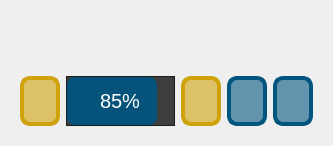
               <widget class="QWidget" name="CheckList_page">
                <property name="sizePolicy">
                 <sizepolicy hsizetype="Minimum" vsizetype="Preferred">
                  <horstretch>0</horstretch>
                  <verstretch>0</verstretch>
                 </sizepolicy>
                </property>
                <property name="maximumSize">
                 <size>
                  <width>16777215</width>
                  <height>16777215</height>
                 </size>
                </property>
                <layout class="QVBoxLayout" name="verticalLayout_9">
                 <item>
                  <layout class="QVBoxLayout" name="verticalLayout_7">
                   <item>
                    <widget class="QStackedWidget" name="MenuModel_CK">
                     <property name="sizePolicy">
                      <sizepolicy hsizetype="Minimum" vsizetype="Preferred">
                       <horstretch>0</horstretch>
                       <verstretch>0</verstretch>
                      </sizepolicy>
                     </property>
                     <property name="minimumSize">
                      <size>
                       <width>0</width>
                       <height>0</height>
                      </size>
                     </property>
                     <property name="maximumSize">
                      <size>
                       <width>1350</width>
                       <height>16777215</height>
                      </size>
                     </property>
                     <property name="styleSheet">
                      <string notr="true"/>
                     </property>
                     <property name="currentIndex">
                      <number>0</number>
                     </property>
                     <widget class="QWidget" name="page">
                      <property name="sizePolicy">
                       <sizepolicy hsizetype="Minimum" vsizetype="Preferred">
                        <horstretch>0</horstretch>
                        <verstretch>0</verstretch>
                       </sizepolicy>
                      </property>
                      <property name="minimumSize">
                       <size>
                        <width>0</width>
                        <height>50</height>
                       </size>
                      </property>
                      <property name="maximumSize">
                       <size>
                        <width>1100</width>
                        <height>550</height>
                       </size>
                      </property>
                      <layout class="QVBoxLayout" name="verticalLayout_16"/>
                     </widget>
                    </widget>
                   </item>
                  </layout>
                 </item>
                 <item>
                  <widget class="QFrame" name="ControlSlider">
                   <property name="sizePolicy">
                    <sizepolicy hsizetype="Minimum" vsizetype="Preferred">
                     <horstretch>0</horstretch>
                     <verstretch>0</verstretch>
                    </sizepolicy>
                   </property>
                   <property name="minimumSize">
                    <size>
                     <width>0</width>
                     <height>0</height>
                    </size>
                   </property>
                   <property name="maximumSize">
                    <size>
                     <width>1350</width>
                     <height>100</height>
                    </size>
                   </property>
                   <layout class="QHBoxLayout" name="ControlSli">
                    <item>
                     <widget class="QPushButton" name="btn_backSlide">
                      <property name="sizePolicy">
                       <sizepolicy hsizetype="Preferred" vsizetype="Preferred">
                        <horstretch>0</horstretch>
                        <verstretch>0</verstretch>
                       </sizepolicy>
                      </property>
                      <property name="minimumSize">
                       <size>
                        <width>0</width>
                        <height>0</height>
                       </size>
                      </property>
                      <property name="maximumSize">
                       <size>
                        <width>150</width>
                        <height>16777215</height>
                       </size>
                      </property>
                      <property name="styleSheet">
                       <string notr="true">QPushButton{background-color: rgba(207, 162, 9,150);
font:36pt &quot;Segoe UI&quot;;
border-radius: 10px;
border: 4px solid black;
border-color: rgb(207, 162, 9);}

QPushButton:pressed {
	background-color: rgb(255, 233, 51 );
}</string>
                      </property>
                      <property name="text">
                       <string/>
                      </property>
                      <property name="icon">
                       <iconset resource="../resources.qrc">
                        <normaloff>:/images/images/images/2x/arrow-left-circle.svg</normaloff>:/images/images/images/2x/arrow-left-circle.svg</iconset>
                      </property>
                      <property name="iconSize">
                       <size>
                        <width>80</width>
                        <height>80</height>
                       </size>
                      </property>
                      <property name="autoRepeat">
                       <bool>false</bool>
                      </property>
                      <property name="autoRepeatDelay">
                       <number>1000</number>
                      </property>
                      <property name="autoRepeatInterval">
                       <number>1000</number>
                      </property>
                     </widget>
                    </item>
                    <item>
                     <widget class="QProgressBar" name="progressBar">
                      <property name="sizePolicy">
                       <sizepolicy hsizetype="Preferred" vsizetype="Preferred">
                        <horstretch>0</horstretch>
                        <verstretch>0</verstretch>
                       </sizepolicy>
                      </property>
                      <property name="minimumSize">
                       <size>
                        <width>0</width>
                        <height>50</height>
                       </size>
                      </property>
                      <property name="maximumSize">
                       <size>
                        <width>16777215</width>
                        <height>50</height>
                       </size>
                      </property>
                      <property name="autoFillBackground">
                       <bool>false</bool>
                      </property>
                      <property name="styleSheet">
                       <string notr="true"> QProgressBar {
                color: #ffffff;
                background-color: #3e3e3e; /* Cambia al color de fondo que desees */
                border: 1px solid #1c1c1c; /* Borde del ProgressBar */
				 font-size: 20px; /* Cambia el tamaño de la letra */
				 text-align: center; /* Centrar el texto */
            }

            QProgressBar::chunk {
                background-color:rgba(0, 85, 127, 235); /*#ffc400; /* Cambia al color de la barra de progreso */
                border-radius: 8px; /* Bordes redondeados de la barra de progreso */
                text-align: center; /* Centrar el texto */
            }

</string>
                      </property>
                      <property name="inputMethodHints">
                       <set>Qt::InputMethodHint::ImhNone</set>
                      </property>
                      <property name="value">
                       <number>85</number>
                      </property>
                      <property name="alignment">
                       <set>Qt::AlignmentFlag::AlignCenter</set>
                      </property>
                      <property name="invertedAppearance">
                       <bool>false</bool>
                      </property>
                      <property name="format">
                       <string>%p%</string>
                      </property>
                     </widget>
                    </item>
                    <item>
                     <widget class="QPushButton" name="btn_nextSlide">
                      <property name="sizePolicy">
                       <sizepolicy hsizetype="Preferred" vsizetype="Preferred">
                        <horstretch>0</horstretch>
                        <verstretch>0</verstretch>
                       </sizepolicy>
                      </property>
                      <property name="minimumSize">
                       <size>
                        <width>0</width>
                        <height>0</height>
                       </size>
                      </property>
                      <property name="maximumSize">
                       <size>
                        <width>150</width>
                        <height>16777215</height>
                       </size>
                      </property>
                      <property name="styleSheet">
                       <string notr="true">QPushButton{background-color: rgba(207, 162, 9,150);
font:36pt &quot;Segoe UI&quot;;
border-radius: 10px;
border: 4px solid black;
border-color: rgb(207, 162, 9);}

QPushButton:pressed {
	background-color: rgb(255, 233, 51 );
}</string>
                      </property>
                      <property name="text">
                       <string/>
                      </property>
                      <property name="icon">
                       <iconset resource="../resources.qrc">
                        <normaloff>:/images/images/images/2x/arrow-right-circle.svg</normaloff>:/images/images/images/2x/arrow-right-circle.svg</iconset>
                      </property>
                      <property name="iconSize">
                       <size>
                        <width>80</width>
                        <height>80</height>
                       </size>
                      </property>
                      <property name="autoRepeat">
                       <bool>false</bool>
                      </property>
                      <property name="autoRepeatDelay">
                       <number>1000</number>
                      </property>
                      <property name="autoRepeatInterval">
                       <number>1000</number>
                      </property>
                     </widget>
                    </item>
                    <item>
                     <widget class="QPushButton" name="btn_screenShoot">
                      <property name="sizePolicy">
                       <sizepolicy hsizetype="Preferred" vsizetype="Preferred">
                        <horstretch>0</horstretch>
                        <verstretch>0</verstretch>
                       </sizepolicy>
                      </property>
                      <property name="minimumSize">
                       <size>
                        <width>0</width>
                        <height>0</height>
                       </size>
                      </property>
                      <property name="maximumSize">
                       <size>
                        <width>150</width>
                        <height>16777215</height>
                       </size>
                      </property>
                      <property name="styleSheet">
                       <string notr="true">QPushButton{
background-color: rgba(0, 85, 127, 150);
font:36pt &quot;Segoe UI&quot;;
border-radius: 10px;
border: 4px solid black;
border-color: rgb(0, 85, 127);}

QPushButton:pressed {
	background-color: rgb(0, 85, 127);
}
</string>
                      </property>
                      <property name="text">
                       <string/>
                      </property>
                      <property name="icon">
                       <iconset resource="../resources.qrc">
                        <normaloff>:/images/images/images/2x/camera.svg</normaloff>:/images/images/images/2x/camera.svg</iconset>
                      </property>
                      <property name="iconSize">
                       <size>
                        <width>80</width>
                        <height>80</height>
                       </size>
                      </property>
                      <property name="autoRepeatDelay">
                       <number>1000</number>
                      </property>
                     </widget>
                    </item>
                    <item>
                     <widget class="QPushButton" name="btn_saveModule">
                      <property name="sizePolicy">
                       <sizepolicy hsizetype="Preferred" vsizetype="Preferred">
                        <horstretch>0</horstretch>
                        <verstretch>0</verstretch>
                       </sizepolicy>
                      </property>
                      <property name="minimumSize">
                       <size>
                        <width>0</width>
                        <height>0</height>
                       </size>
                      </property>
                      <property name="maximumSize">
                       <size>
                        <width>150</width>
                        <height>16777215</height>
                       </size>
                      </property>
                      <property name="styleSheet">
                       <string notr="true">QPushButton{
background-color: rgba(0, 85, 127, 150);
font:36pt &quot;Segoe UI&quot;;
border-radius: 10px;
border: 4px solid black;
border-color: rgb(0, 85, 127);}

QPushButton:pressed {
	background-color: rgb(0, 85, 127);
}
</string>
                      </property>
                      <property name="text">
                       <string/>
                      </property>
                      <property name="icon">
                       <iconset resource="../resources.qrc">
                        <normaloff>:/images/images/images/2x/save.svg</normaloff>:/images/images/images/2x/save.svg</iconset>
                      </property>
                      <property name="iconSize">
                       <size>
                        <width>80</width>
                        <height>80</height>
                       </size>
                      </property>
                     </widget>
                    </item>
                   </layout>
                  </widget>
                 </item>
                </layout>
               </widget>
